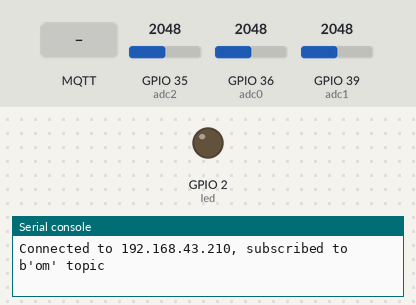
Bench run of a program on a simulated ESP32 board running MicroPython. Parts: output pins drawn as LEDs (lit = HIGH), the last lines printed to the serial console. The inputs (shaded band) are chosen by the test bench; at power-on: GPIO 35 (adc2) = 2048, GPIO 36 (adc0) = 2048, GPIO 39 (adc1) = 2048 (analog values on the 0–4095 scale). WiFi joins after 1.5 s; no MQTT or app messages arrive unless stated.

Above: at 2.8 s.
2.9 s: MQTT message "on" arrives on the first subscribed topic
At 7.5 s:
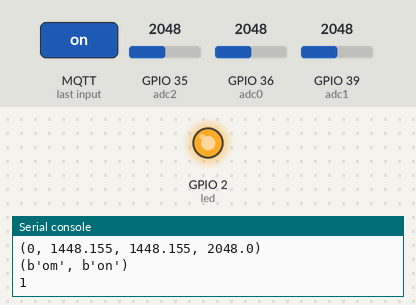
8.1 s: MQTT message "off" arrives on the first subscribed topic
At 12.4 s:
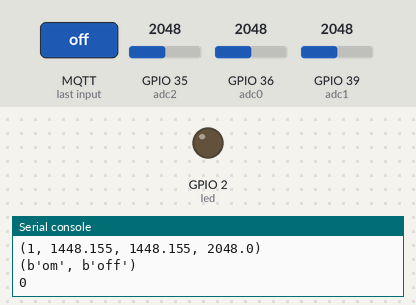
Timing chart, 0 to 13.9 s (numbered marks = the images above; inputs shaded):
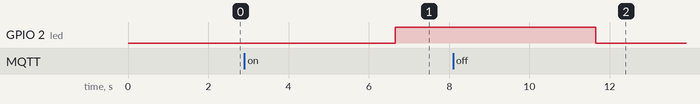

The program:

micropython_mqtt_esp32.py
```python
#Hardware Platform: FireBeetle-ESP32
#Result: input MQTTlibrary and remote controls LED by mqtt communication.

from umqtt.simple import MQTTClient

from machine import ADC,Pin
import network
import time
import math

adc0=ADC(Pin(36))
adc2=ADC(Pin(35))#create ADC object
adc1=ADC(Pin(39))
counter=0
SSID="Ranga"
PASSWORD="12345678"

led=Pin(2, Pin.OUT, value=0)

SERVER = "192.168.43.210"
CLIENT_ID = "ommm"
TOPIC = b"om"
username='you'
password='yaa'
state = 0
c=None
def datasampling(counter):
  data1=[]
  data2=[]
  data3=[]
  maxidata1=[]
  maxidata2=[]
  for i in range(0,2000):
    data1.append(adc0.read())
    data2.append(adc2.read())
    data3.append(adc1.read())
  for j in range(0,len(data1),50):
    aa=data1[j:j+50]
    bb=data2[j:j+50]
    maxiaa=0
    maxibb=0
    for k in range(0,len(aa)):
        if (aa[maxiaa]<aa[k]):
            maxiaa=k
        if (bb[maxibb]<bb[k]):
            maxibb=k
    maximumdata1=aa[maxiaa]
    maximumdata2=bb[maxibb]
    maxidata1.append(maximumdata1)
    maxidata2.append(maximumdata2)
  avg_maxidata1=sum(maxidata1)/len(maxidata1)
  avg_maxidata2=sum(maxidata2)/len(maxidata2)

  avg_data3=sum(data3)/len(data3)
  rms_current=avg_maxidata1/math.sqrt(2)
  rms_voltage=avg_maxidata2/math.sqrt(2)

  #print("maximum data1 {} maximum data2 {} avergae data3 {}".format(maxidata1,maxidata2,avg_data3))
  #print("rms_current and voltage are {} {}".format(rms_current,rms_voltage))
  #time.sleep(0.001)

  return counter,rms_current,rms_voltage,avg_data3


def sub_cb(topic, msg):
  global state
  print((topic, msg))
  if msg == b"on":
    led.value(1)
    state = 0
    print("1")
  elif msg == b"off":
    led.value(0)
    state = 1
    print("0")
  elif msg == b"toggle":
    # LED is inversed, so setting it to current state
    # value will make it toggle
    led.value(state)
    state = 1 - state
def connectWifi(ssid,passwd):
  global wlan
  wlan=network.WLAN(network.STA_IF)         #create a wlan object
  wlan.active(True)                         #Activate the network interface
  wlan.disconnect()                         #Disconnect the last connected WiFi
  wlan.connect(ssid,passwd)                 #connect wifi
  while(wlan.ifconfig()[0]=='0.0.0.0'):
    time.sleep(0.0001)


#Catch exceptions,stop program if interrupted accidentally in the 'try'
try:
  connectWifi(SSID,PASSWORD)
  server=SERVER
  c = MQTTClient(CLIENT_ID, server,0,username,password)     #create a mqtt client
  c.set_callback(sub_cb)                    #set callback
  c.connect()                               #connect mqtt
  c.subscribe(TOPIC)                        #client subscribes to a topic
  print("Connected to %s, subscribed to %s topic" % (server, TOPIC))

  while True:
    a=datasampling(counter)
    print(a)

    #time.sleep(3)
    c.publish('hello','{}'.format(a))
    c.check_msg()
    #time.sleep(0.001)#wait message

    counter+=1
    #time.sleep(0.01)
finally:
  if(c is not None):
    c.disconnect()
  wlan.disconnect()
  wlan.active(False)
```

Measured:
- after the input at 2.9 s, GPIO 2 (led): LOW → HIGH after 3.8 s
- after the input at 8.1 s, GPIO 2 (led): HIGH → LOW after 3.6 s
